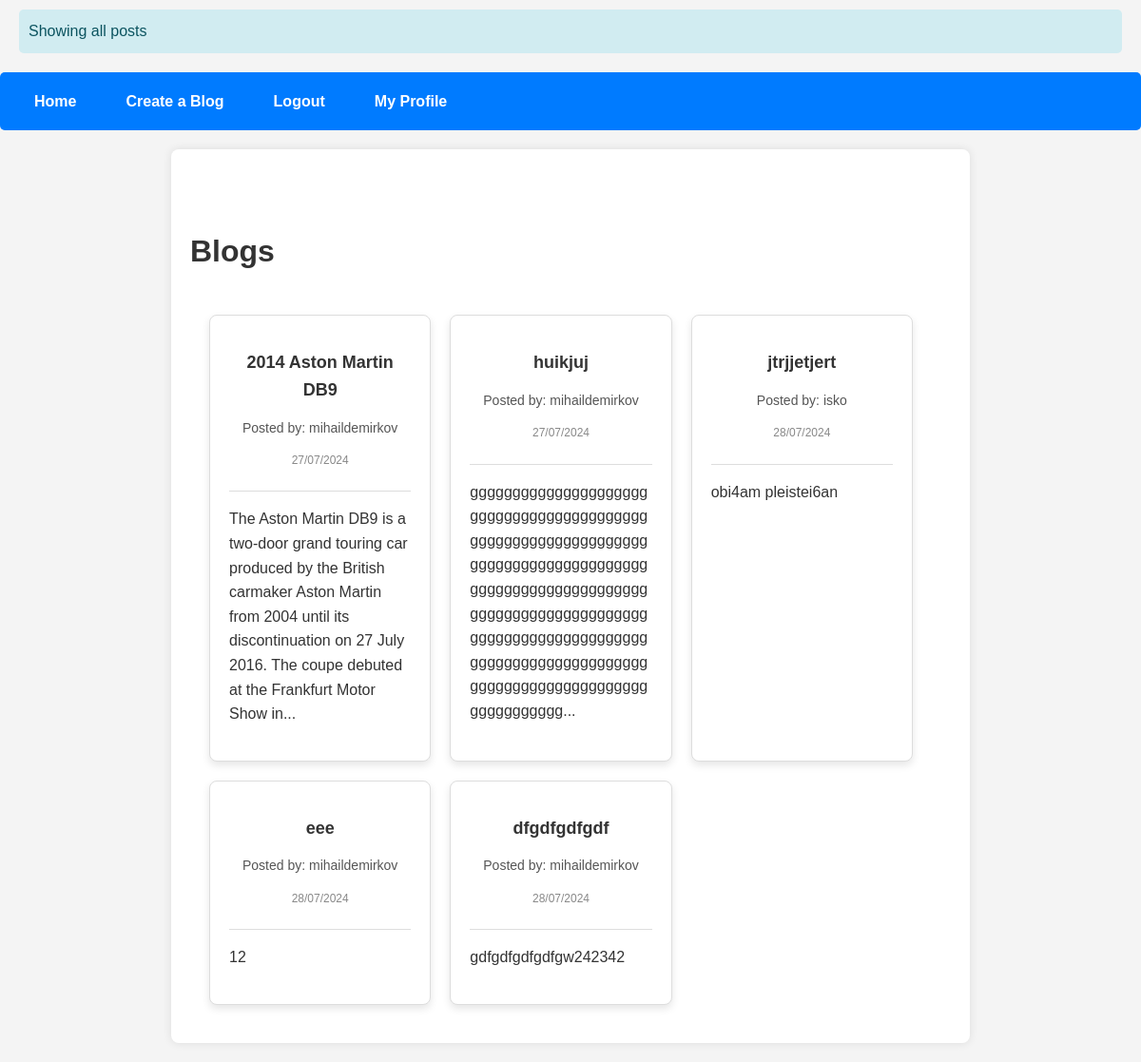
Screenshot of /blogs (signed in) with the database file from the repository.
### tables this page shows
CREATE TABLE blog_information(
                id INTEGER PRIMARY KEY AUTOINCREMENT,
                user_posting TEXT,
                blog_name TEXT,
                created_date DATE,
                content TEXT,
                FOREIGN KEY (user_posting) REFERENCES users (name)
                );

### app.py (the view)
@app.route('/blogs')
def show_blogs():
    if 'logged_in' in session and session['logged_in']:
        conn = sqlite3.connect('users.db')
        items = conn.execute('SELECT * FROM blog_information').fetchall()
        conn.close()
        flash('Showing all posts', 'info')
        return render_template('blog_page.html', items=items)
    else:
        flash('You must log in first!')
        return redirect(url_for('show_login'))

### templates/blog_page.html
{% extends 'base.html' %}
{% block content %}
<h1>Blogs</h1>
<div class="blog-container">
    {% for item in items %}
        <div class="blog-card">
            <div class="blog-header">
                <h2>{{ item[2] }}</h2>
                <p class="blog-username">Posted by: <a href="/profile/{{ item[1]  }}">{{ item[1] }}</a></p>
                <p class="blog-date">{{ item[3] }}</p>
            </div>
            <div class="blog-content">
                <p>{{ item[4] }}</p>
            </div>
        </div>
    {% endfor %}
</div>
{% endblock %}

### static/css/style.css (style rules this page uses)
body { font-family: Arial, sans-serif; background-color: #f4f4f4; color: #333; line-height: 1.6; padding: 0; margin: 0; }
.blog-container { display: flex; flex-wrap: wrap; gap: 20px; padding: 20px; }
.blog-card { background: #fff; border: 1px solid #ddd; border-radius: 8px; box-shadow: 0 4px 8px rgba(0, 0, 0, 0.1); padding: 20px; width: calc(33.333% - 20px); box-sizing: border-box; transition: transform 0.3s, box-shadow 0.3s; }
.blog-header { border-bottom: 1px solid #ddd; padding-bottom: 10px; margin-bottom: 10px; text-align: center; }
.blog-header h2 { font-size: 18px; margin-bottom: 5px; color: #333; }
.blog-username { font-size: 14px; color: #555; }
.blog-date { font-size: 12px; color: #888; }
.blog-content { font-size: 16px; color: #333; overflow-wrap: break-word; }
a { text-decoration: none; color: inherit; }

### rows the page displays
blog_information: blog_name "2014 Aston Martin DB9", user_posting "mihaildemirkov", created_date "27/07/2024", content "The Aston Martin DB9 is a two-door grand touring car produced by the British carmaker Aston Martin from 2004 until its discontinuation on 27 July 2016. The coupe debuted at the Frankfurt Motor Show in..."
blog_information: blog_name "huikjuj", user_posting "mihaildemirkov", created_date "27/07/2024", content "gggggggggggggggggggggggggggggggggggggggggggggggggggggggggggggggggggggggggggggggggggggggggggggggggggggggggggggggggggggggggggggggggggggggggggggggggggggggggggggggggggggggggggggggggggggggggggggggggggggggg..."
blog_information: blog_name "jtrjjetjert", user_posting "isko", created_date "28/07/2024", content "obi4am pleistei6an"
blog_information: blog_name "eee", user_posting "mihaildemirkov", created_date "28/07/2024", content "12"
blog_information: blog_name "dfgdfgdfgdf", user_posting "mihaildemirkov", created_date "28/07/2024", content "gdfgdfgdfgdfgw242342"

### other values shown
{{ message }} "Showing all posts"
